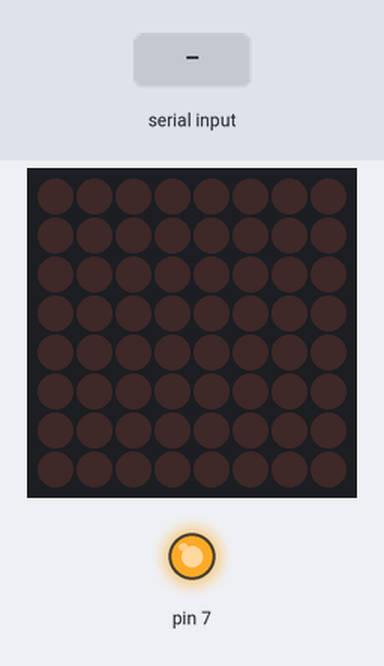
A sketch run on a simulated Arduino Uno, built with avr-gcc and run on an emulated ATmega328P. Parts: 8×8 LED matrix, output pins drawn as LEDs (lit = HIGH). Inputs (shaded band) come from the test bench.

Above: at 1.2 s.
1.3 s: "0" received over Serial
At 1.9 s:
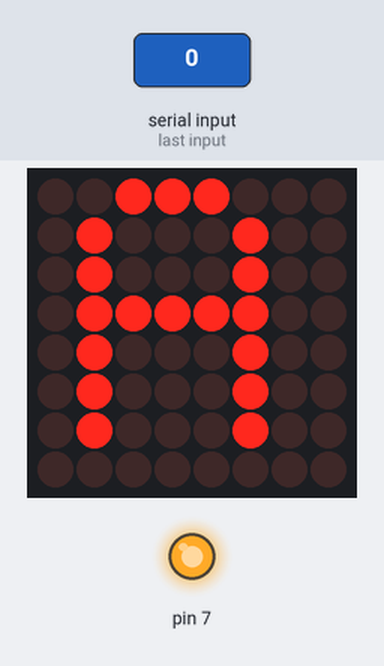
2.8 s: "1" received over Serial
At 4.0 s:
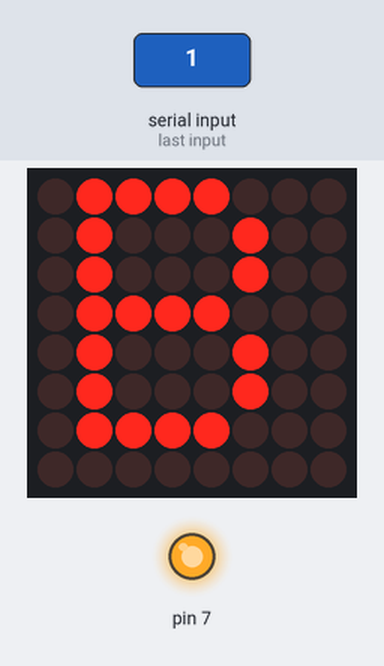
4.3 s: "2" received over Serial
At 5.4 s:
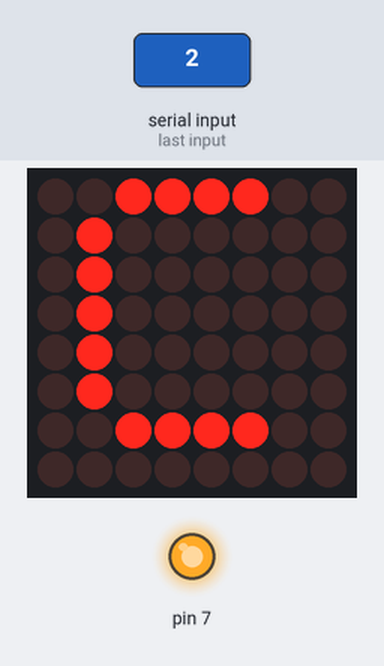
Timing chart, 0 to 7.3 s (numbered marks = the images above; inputs shaded):
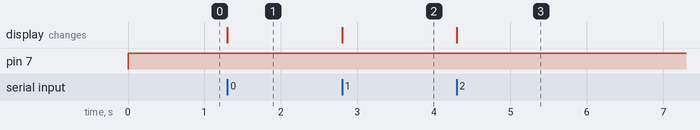

The sketch:

bluetooth_berhasil.ino
```cpp
//UNTUK BLUETOOTH
int i = 0;
int a = 0;
int b = 0;

//UNTUK LED MATRIX
// Include the required Arduino libraries:
#include <MD_Parola.h>
#include <MD_MAX72xx.h>
#include <SPI.h>

#define HARDWARE_TYPE MD_MAX72XX::GENERIC_HW
#define MAX_DEVICES 1
#define CS_PIN 3
MD_Parola myDisplay = MD_Parola (HARDWARE_TYPE, CS_PIN, MAX_DEVICES);

void setup() {
Serial.begin(9600);

//UNTUK LED MATRIX
  myDisplay.begin();
  delayMicroseconds(100);
  Serial.begin(9600);
  //set the intensity(brightness) of the display (0-15)
  myDisplay.setIntensity (0);
  //clear the display
  myDisplay.displayClear ();
  pinMode(7,OUTPUT);
}

void loop() {
  digitalWrite(7,HIGH);
if(Serial.available()>0){
  char data =  Serial.read();
 a = b;
  switch(data){
    case '0':
   myDisplay.setTextAlignment (PA_CENTER);
   myDisplay.print("A");
   delay(200);
     break;

     case '1':
   myDisplay.setTextAlignment (PA_CENTER);
   myDisplay.print("B");
   delay(200);
     break;

     case '2':
   myDisplay.setTextAlignment (PA_CENTER);
   myDisplay.print("C");
   delay(200);
     break;

     default:
     break;

  }
}

}
```

Measured:
- after the input at 1.3 s, the display: changes at once (image 1)
- after the input at 2.8 s, the display: changes at once (image 2)
- after the input at 4.3 s, the display: changes at once (image 3)
